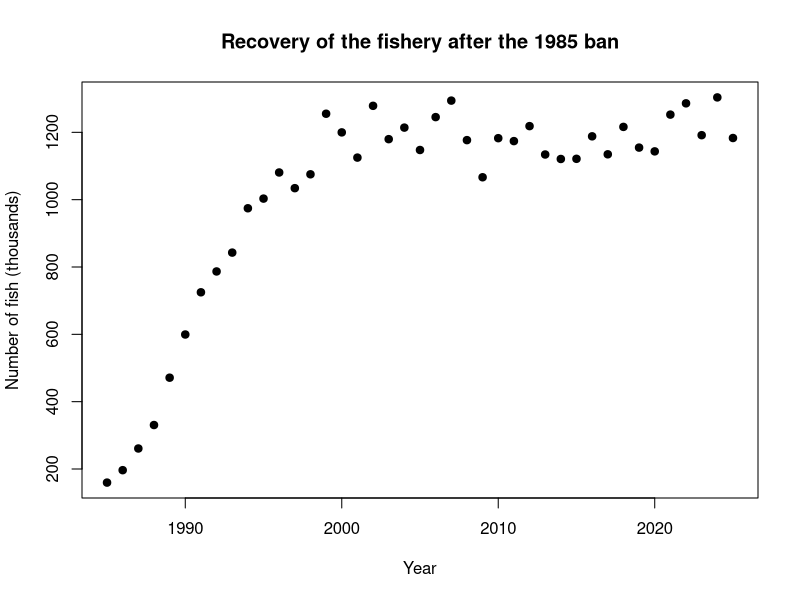
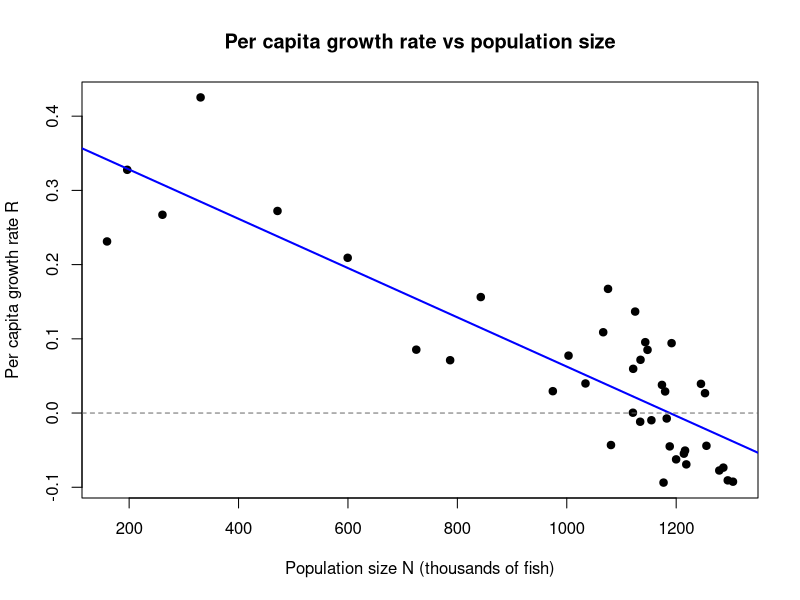
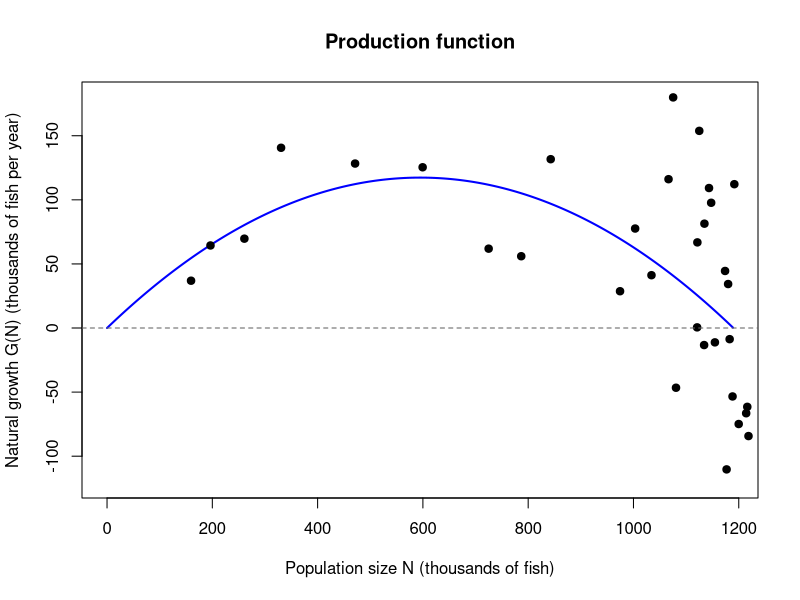
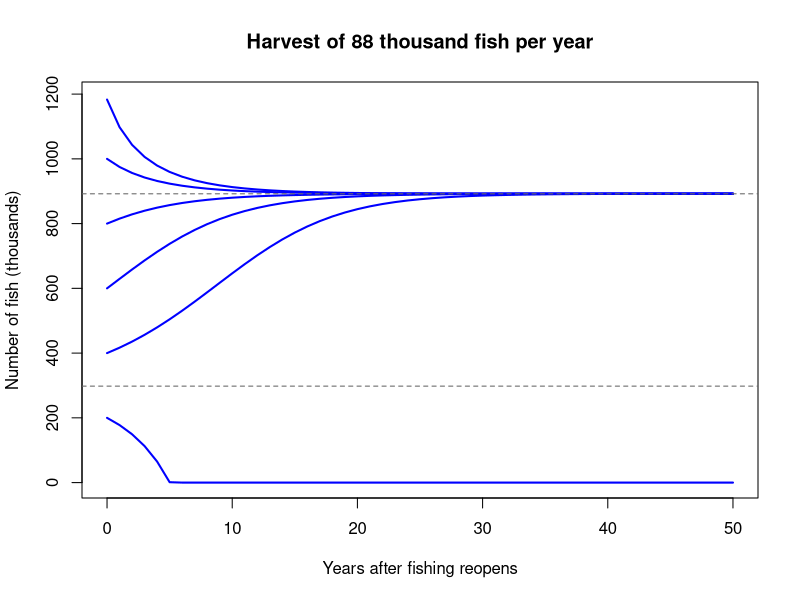

Write the R code that produced these figures, in order.
## ---- chunk 1
knitr::opts_chunk$set(echo = TRUE)
## ---- chunk 2
# Read in the survey data. N is in thousands of fish
counts <- read.csv("recovering_fishery_counts.csv")

# Have a look at the first six years
head(counts)

## ---- chunk 3
# Total number of fish (thousands) across all four zones in each year
counts$total <- counts$zone_A + counts$zone_B + counts$zone_C + counts$zone_D

# The number of years of surveys
n_years <- nrow(counts)

## ---- chunk 4
# The total in the first survey (1985) and the most recent survey (2025)
N_1985 <- counts[counts$year == 1985, "total"]
N_2025 <- counts[counts$year == 2025, "total"]

# How many times bigger is the stock now?
N_2025 / N_1985

## ---- chunk 5
# Keep the rows from every tenth year, and turn them into a table for the report
knitr::kable(counts[counts$year %in% c(1985, 1995, 2005, 2015, 2025), ], row.names = FALSE,
             caption = "Survey estimates (thousands of fish) every ten years.")

## ---- chunk 6
# Plot the total stock over time
plot(counts$year, counts$total,
     pch = 19,
     xlab = "Year",
     ylab = "Number of fish (thousands)",
     main = "Recovery of the fishery after the 1985 ban")

## ---- chunk 7
# Keep only the years after the stock levelled off
plateau <- counts[counts$year >= 2000, ]

# Carrying capacity K: the mean total from those years
K <- mean(plateau$total)
K

## ---- chunk 8
# Population size this year, N(t). We drop the last year because there is no
# following year to compare it to
N_t <- counts$total[-n_years]

# Population size next year, N(t+1). We drop the first year so everything lines up
N_t1 <- counts$total[-1]

# A table of the observed growth from each year to the next
growth <- data.frame(
  year = counts$year[-n_years],
  N = N_t,
  # Observed natural growth G(N). No fishing, so this is just the change in N
  G_obs = N_t1 - N_t,
  # Observed per capita growth rate R = G(N) / N
  R_obs = (N_t1 - N_t) / N_t
)

# The first ten years of the recovery, when the population was small
growth[growth$year < 1995, ]

## ---- chunk 9
# Fit a straight line through R_obs against N
fit <- lm(R_obs ~ N, data = growth)

# The intercept (where the line hits N = 0) and the slope of the line
coef(fit)

# R0 is the intercept. unname() just drops the label that coef() attaches
R0 <- unname(coef(fit)[1])

# Plot the observed R against N, with the line of best fit and a line at R = 0
plot(growth$N, growth$R_obs,
     pch = 19,
     xlab = "Population size N (thousands of fish)",
     ylab = "Per capita growth rate R",
     main = "Per capita growth rate vs population size")
abline(fit, col = "blue", lwd = 2)
abline(h = 0, lty = 2, col = "grey40")

## ---- chunk 10
# A dataframe of population sizes from 0 to K in steps of 1
production <- data.frame(N = seq(0, K, by = 1))

# Natural growth G(N) at every one of those population sizes
production$G_N <- R0 * (1 - production$N / K) * production$N

# Plot the production function as a line
plot(production$N, production$G_N,
     type = "l",
     lwd = 2,
     col = "blue",
     # Make the y axis tall enough to fit all of the observed points
     ylim = range(c(production$G_N, growth$G_obs)),
     xlab = "Population size N (thousands of fish)",
     ylab = "Natural growth G(N) (thousands of fish per year)",
     main = "Production function")

# Add the observed growth as points, and a dashed line at zero
points(growth$N, growth$G_obs, pch = 19)
abline(h = 0, lty = 2, col = "grey40")

## ---- chunk 11
# The row of the production function where G(N) is at its maximum
production[production$G_N == max(production$G_N), ]

# Store the MSY and the population size where it happens
MSY <- max(production$G_N)
N_MSY <- production[production$G_N == MSY, "N"]

# Check against the formulas from the lectures, MSY = R0 * K / 4 and N_MSY = K / 2
R0 * K / 4
K / 2

## ---- chunk 12
# Four harvests to compare, in thousands of fish per year
harvests <- c(0.5, 0.75, 1, 1.25) * MSY
round(harvests)

## ---- chunk 13
# A dataframe to hold the equilibria for each harvest. NA means "not available"
equilibria <- data.frame(h = harvests, lower = NA, upper = NA)

for (i in 1:nrow(equilibria)) {
  # Keep the population sizes where G(N) can keep up with this harvest
  can_sustain <- production[production$G_N >= equilibria$h[i], ]

  # If there are any, the smallest and largest are the two equilibria
  if (nrow(can_sustain) > 0) {
    equilibria$lower[i] <- min(can_sustain$N)
    equilibria$upper[i] <- max(can_sustain$N)
  }
}

# Turn it into a table for the report, rounded to whole numbers
knitr::kable(round(equilibria), caption = "Equilibria for each harvest (thousands of fish).")

## ---- chunk 14
# Number of years to simulate
n_sim <- 50

# Every combination of six starting populations and our four harvests
scenarios <- expand.grid(N0 = c(200, 400, 600, 800, 1000, N_2025),
                         h = harvests)

## ---- chunk 15
# An empty dataframe to collect every simulation
simulations <- data.frame()

for (s in 1:nrow(scenarios)) {
  # Subset out the starting population and harvest for this scenario
  N0 <- scenarios[s, "N0"]
  h <- scenarios[s, "h"]

  # Step the model forward one year at a time
  N <- numeric(n_sim + 1)
  N[1] <- N0
  for (t in 1:n_sim) {
    N[t + 1] <- max(0, N[t] + R0 * (1 - N[t] / K) * N[t] - h)
  }

  # Stack this simulation onto the bottom of the others
  simulations <- rbind(simulations, data.frame(year = 0:n_sim, N = N, N0 = N0, h = h))
}

## ---- chunk 16
# Choose which harvest to plot, the second one is three quarters of the MSY
h_plot <- harvests[2]

# Subset out the simulations and equilibria for that harvest
sims_h <- simulations[simulations$h == h_plot, ]
eq_h <- equilibria[equilibria$h == h_plot, ]

# Draw the axes only
plot(sims_h$year, sims_h$N,
     type = "n",
     ylim = c(0, K),
     xlab = "Years after fishing reopens",
     ylab = "Number of fish (thousands)",
     main = paste("Harvest of", round(h_plot), "thousand fish per year"))

# One line for each starting population
for (start in unique(sims_h$N0)) {
  one_run <- sims_h[sims_h$N0 == start, ]
  lines(one_run$year, one_run$N, lwd = 2, col = "blue")
}

# Add the equilibria as dashed grey lines
abline(h = c(eq_h$lower, eq_h$upper), lty = 2, col = "grey40")

## ---- chunk 17
# Keep only the final year of every simulation
final <- simulations[simulations$year == n_sim, ]

# TRUE if the population collapsed to zero
final$collapsed <- final$N == 0

# How many of the scenarios collapsed? sum() counts the TRUEs
sum(final$collapsed)

# A table of the final population for every scenario
knitr::kable(round(final[, c("h", "N0", "N")]), row.names = FALSE,
             caption = "Stock after 50 years for each harvest and starting population (thousands of fish).")
